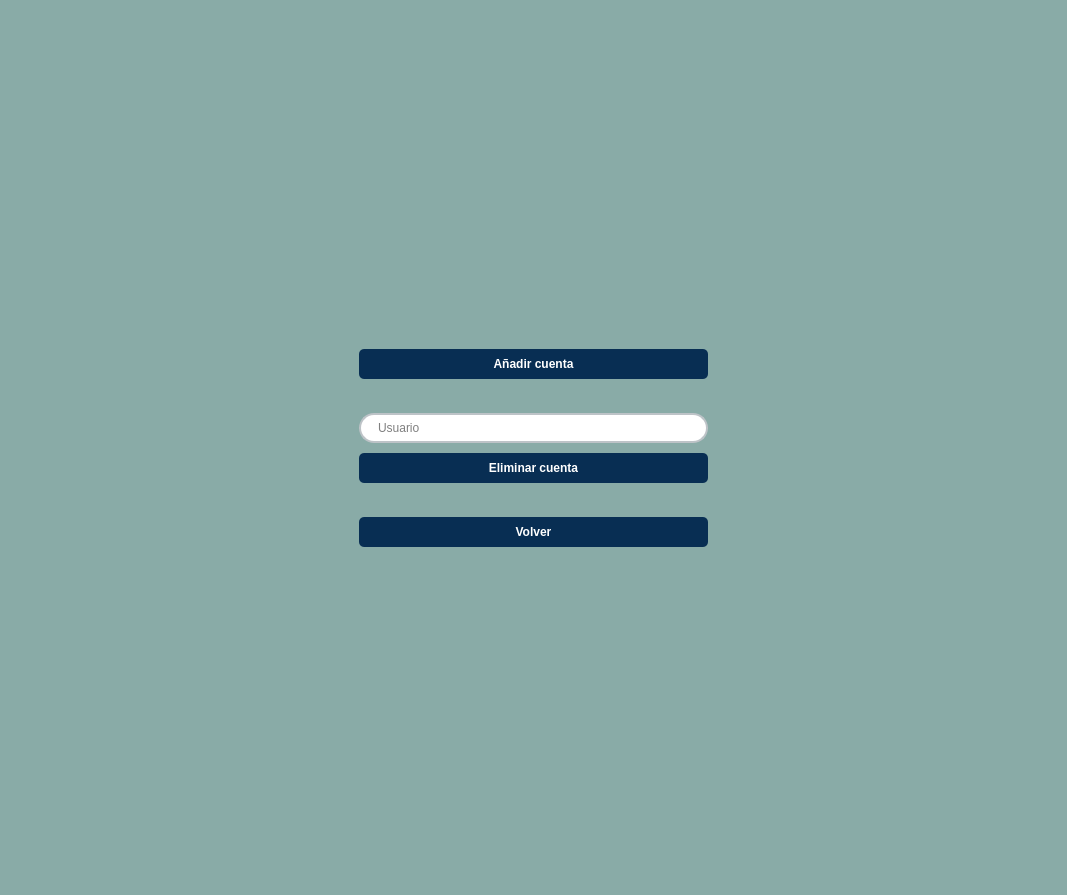
<?xml version="1.0" encoding="UTF-8"?>
<ui version="4.0">
 <class>Dialog</class>
 <widget class="QDialog" name="Dialog">
  <property name="geometry">
   <rect>
    <x>0</x>
    <y>0</y>
    <width>1067</width>
    <height>895</height>
   </rect>
  </property>
  <property name="windowTitle">
   <string>Dialog</string>
  </property>
  <property name="styleSheet">
   <string notr="true">#Dialog {
    background-color: #89ABA7;
}

#linea_nombre,#linea_apellidos, #linea_email{
    font-weight: bold;
    text-transform: uppercase;
    font-size: 22px;
    letter-spacing: 1px;
    color: #1D433A;
}</string>
  </property>
  <layout class="QHBoxLayout" name="horizontalLayout_8">
   <item>
    <layout class="QHBoxLayout" name="horizontalLayout_3"/>
   </item>
   <item>
    <spacer name="horizontalSpacer_2">
     <property name="orientation">
      <enum>Qt::Horizontal</enum>
     </property>
     <property name="sizeHint" stdset="0">
      <size>
       <width>40</width>
       <height>20</height>
      </size>
     </property>
    </spacer>
   </item>
   <item>
    <layout class="QVBoxLayout" name="verticalLayout_2">
     <property name="spacing">
      <number>10</number>
     </property>
     <property name="sizeConstraint">
      <enum>QLayout::SetDefaultConstraint</enum>
     </property>
     <item>
      <spacer name="verticalSpacer">
       <property name="orientation">
        <enum>Qt::Vertical</enum>
       </property>
       <property name="sizeHint" stdset="0">
        <size>
         <width>20</width>
         <height>40</height>
        </size>
       </property>
      </spacer>
     </item>
     <item>
      <widget class="QPushButton" name="boton_cuenta">
       <property name="styleSheet">
        <string notr="true">QPushButton {
    background-color: #082e53; 
    color: white;  
    border-radius: 5px; 
    padding: 8px;  
    font-weight: bold;
}

QPushButton:hover {
    background-color: #1b5084; 
}

QPushButton:pressed {
    background-color: #031324; 
}</string>
       </property>
       <property name="text">
        <string>Añadir cuenta</string>
       </property>
      </widget>
     </item>
     <item>
      <widget class="QLabel" name="label">
       <property name="text">
        <string/>
       </property>
      </widget>
     </item>
     <item>
      <layout class="QHBoxLayout" name="horizontalLayout_7">
       <item>
        <widget class="QLineEdit" name="lineEdit">
         <property name="styleSheet">
          <string notr="true">
QLineEdit {
    border: 2px solid #bdc3c7;
    border-radius: 15px; 
    padding: 5px 15px;
    background: white;
    selection-background-color: #34495e;
}

</string>
         </property>
         <property name="placeholderText">
          <string>Usuario</string>
         </property>
        </widget>
       </item>
      </layout>
     </item>
     <item>
      <widget class="QPushButton" name="boton_eliminar">
       <property name="styleSheet">
        <string notr="true">QPushButton {
    background-color: #082e53; 
    color: white;  
    border-radius: 5px; 
    padding: 8px;  
    font-weight: bold;
}

QPushButton:hover {
    background-color: #1b5084; 
}

QPushButton:pressed {
    background-color: #031324; 
}</string>
       </property>
       <property name="text">
        <string>Eliminar cuenta</string>
       </property>
      </widget>
     </item>
     <item>
      <widget class="QLabel" name="label_2">
       <property name="text">
        <string/>
       </property>
      </widget>
     </item>
     <item>
      <widget class="QPushButton" name="boton_volver">
       <property name="styleSheet">
        <string notr="true">QPushButton {
    background-color: #082e53; 
    color: white;  
    border-radius: 5px; 
    padding: 8px;  
    font-weight: bold;
}

QPushButton:hover {
    background-color: #1b5084; 
}

QPushButton:pressed {
    background-color: #031324; 
}</string>
       </property>
       <property name="text">
        <string>Volver</string>
       </property>
       <property name="autoDefault">
        <bool>false</bool>
       </property>
      </widget>
     </item>
     <item>
      <spacer name="verticalSpacer_2">
       <property name="orientation">
        <enum>Qt::Vertical</enum>
       </property>
       <property name="sizeHint" stdset="0">
        <size>
         <width>20</width>
         <height>40</height>
        </size>
       </property>
      </spacer>
     </item>
    </layout>
   </item>
   <item>
    <layout class="QHBoxLayout" name="horizontalLayout_4"/>
   </item>
   <item>
    <spacer name="horizontalSpacer">
     <property name="orientation">
      <enum>Qt::Horizontal</enum>
     </property>
     <property name="sizeHint" stdset="0">
      <size>
       <width>40</width>
       <height>20</height>
      </size>
     </property>
    </spacer>
   </item>
  </layout>
 </widget>
 <resources/>
 <connections/>
</ui>
